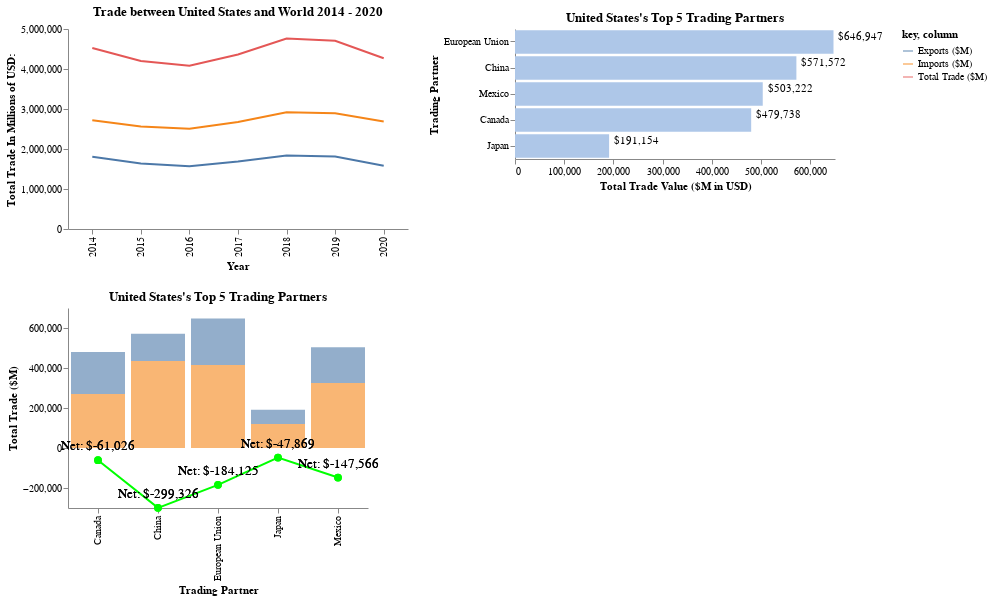

Notebook cell for this chart:
### Code cell
source_country = "United States"
target_country = "China"

top_5  = my_altair.get_altaire_bar_top5_partners_for_matrix(source_country)
trade  = my_altair.get_import_export_balance_top_five(source_country,for_matrix=True)
time_s = my_altair.get_altaire_line_chart_county_trade_for_matrix(source_country,"World")

row_1 = (time_s | top_5)
row_2 = (trade)


my_chart = (row_1 & row_2 ).configure_axis(
            grid=False
        ).configure_view(
            strokeWidth=0
        )

my_chart = my_altair.get_charts_for_click_from_world_map(source_country)
my_chart

### Figure 1 — Vega-Lite specification as saved in the notebook (floating-point values rounded to 4 significant figures)
{"config": {"view": {"continuousWidth": 400, "continuousHeight": 300, "strokeWidth": 0}, "axis": {"grid": false}}, "vconcat": [{"hconcat": [{"layer": [{"mark": "line", "encoding": {"color": {"field": "key", "type": "nominal"}, "x": {"axis": {"title": "Year"}, "field": "year", "type": "ordinal"}, "y": {"axis": {"title": "Total Trade In Millions of USD:"}, "field": "value", "type": "quantitative"}}, "height": 200, "title": "Trade between United States and World 2014 - 2020", "transform": [{"fold": ["Total Trade ($M)", "Exports ($M)", "Imports ($M)"]}], "width": 340}, {"mark": {"type": "circle", "color": "red", "opacity": 0.0, "size": 1000}, "encoding": {"tooltip": [{"field": "Total Trade ($M)", "type": "quantitative"}, {"field": "Exports ($M)", "type": "quantitative"}, {"field": "Imports ($M)", "type": "quantitative"}], "x": {"axis": {"title": ""}, "field": "year", "type": "ordinal"}, "y": {"axis": {"title": ""}, "field": "value", "type": "quantitative"}}, "transform": [{"fold": ["Total Trade ($M)", "Exports ($M)", "Imports ($M)"]}], "width": 340}], "data": {"name": "data-9c7af2d3d4dac1cc89a666ab42e372da"}}, {"layer": [{"mark": {"type": "bar", "color": "#aec7e8"}, "encoding": {"tooltip": {"field": "Total Trade ($M)", "format": "$,.0f", "type": "quantitative"}, "x": {"axis": {"title": "Total Trade Value ($M in USD)"}, "field": "Total Trade ($M)", "type": "quantitative"}, "y": {"axis": {"title": "Trading Partner"}, "field": "Trading Partner", "sort": "-x", "type": "nominal"}}, "selection": {"Year": {"type": "single", "bind": {"input": "range", "max": 2020, "min": 2014, "step": 1}, "fields": ["year"], "init": {"year": 2020}}}}, {"mark": {"type": "text", "align": "left", "dx": 5, "dy": -5}, "encoding": {"text": {"field": "Total Trade ($M)", "format": "$,.0f", "type": "quantitative"}, "x": {"field": "Total Trade ($M)", "type": "quantitative"}, "y": {"axis": null, "field": "Trading Partner", "sort": "-x", "type": "nominal"}}}], "data": {"name": "data-98a6c3470a658d11ac337374a833bcf8"}, "height": 130, "resolve": {"scale": {"y": "independent"}}, "title": "United States's Top 5 Trading Partners", "transform": [{"filter": {"selection": "Year"}}], "width": 320}]}, {"layer": [{"layer": [{"mark": {"type": "bar", "opacity": 0.6}, "encoding": {"color": {"field": "column", "type": "nominal"}, "tooltip": [{"field": "Total Trade ($M)", "format": "$,.0f", "type": "quantitative"}, {"field": "net_trade", "format": "$,.0f", "title": "Net Trade", "type": "quantitative"}, {"field": "Exports ($M)", "format": "$,.0f", "type": "quantitative"}, {"field": "Imports ($M)", "format": "$,.0f", "type": "quantitative"}, {"field": "Imports ($M)", "format": "$,.0f", "type": "quantitative"}], "x": {"field": "Trading Partner", "sort": "-y", "type": "nominal"}, "y": {"axis": {"title": "Total Trade ($M)"}, "field": "value", "type": "quantitative"}}, "selection": {"Year": {"type": "single", "bind": {"input": "range", "max": 2020, "min": 2014, "step": 1}, "fields": ["year"], "init": {"year": 2020}}}, "transform": [{"fold": ["Exports ($M)", "Imports ($M)"], "as": ["column", "value"]}]}, {"mark": {"type": "circle", "color": "red", "opacity": 0.0, "size": 1000}, "encoding": {"tooltip": [{"field": "Total Trade ($M)", "format": "$,.0f", "type": "quantitative"}, {"field": "net_trade", "format": "$,.0f", "title": "Net Trade", "type": "quantitative"}, {"field": "Exports ($M)", "format": "$,.0f", "type": "quantitative"}, {"field": "Imports ($M)", "format": "$,.0f", "type": "quantitative"}, {"field": "Imports ($M)", "format": "$,.0f", "type": "quantitative"}], "x": {"field": "Trading Partner", "type": "nominal"}, "y": {"axis": {"title": ""}, "field": "net_trade", "type": "quantitative"}}, "transform": [{"fold": ["Exports ($M)", "Imports ($M)"], "as": ["column", "value"]}]}, {"mark": {"type": "line", "color": "Lime"}, "encoding": {"color": {"value": "Lime"}, "tooltip": [{"field": "Total Trade ($M)", "format": "$,.0f", "type": "quantitative"}, {"field": "net_trade", "format": "$,.0f", "title": "Net Trade", "type": "quantitative"}, {"field": "Exports ($M)", "format": "$,.0f", "type": "quantitative"}, {"field": "Imports ($M)", "format": "$,.0f", "type": "quantitative"}, {"field": "Imports ($M)", "format": "$,.0f", "type": "quantitative"}], "x": {"field": "Trading Partner", "type": "nominal"}, "y": {"axis": {"title": ""}, "field": "net_trade", "type": "quantitative"}}, "transform": [{"fold": ["Exports ($M)", "Imports ($M)"], "as": ["column", "value"]}]}, {"mark": {"type": "text", "color": "black", "dy": -14, "fontSize": 13, "opacity": 1}, "encoding": {"text": {"field": "net_trade_text", "type": "nominal"}, "x": {"field": "Trading Partner", "type": "nominal"}, "y": {"axis": {"title": ""}, "field": "net_trade", "type": "quantitative"}}, "transform": [{"fold": ["Exports ($M)", "Imports ($M)"], "as": ["column", "value"]}]}, {"mark": {"type": "circle", "color": "Lime", "opacity": 1.0, "size": 60}, "encoding": {"x": {"field": "Trading Partner", "type": "nominal"}, "y": {"axis": {"title": ""}, "field": "net_trade", "type": "quantitative"}}, "transform": [{"fold": ["Exports ($M)", "Imports ($M)"], "as": ["column", "value"]}]}]}], "data": {"name": "data-bb8696a4edb9f4614bc064085599f5c1"}, "height": 200, "resolve": {"scale": {"y": "independent"}}, "title": "United States's Top 5 Trading Partners", "transform": [{"filter": {"selection": "Year"}}], "width": 300}], "$schema": "https://vega.github.io/schema/vega-lite/v4.17.0.json", "datasets": {"data-9c7af2d3d4dac1cc89a666ab42e372da": [{"Trading Partner": "World", "Total Trade ($M)": 4523000.0, "RtW (%)": 0.6429, "Exports ($M)": 1805000.0, "RtW (%).1": 0.6426, "Imports ($M)": 2718000.0, "RtW (%).2": 0.6427, "Net Exports ($M)": -913600.0, "Exports Ticker": "", "Imports Ticker": "", "country": "United States", "year": 2014}, {"Trading Partner": "World", "Total Trade ($M)": 4200000.0, "RtW (%)": 0.6318, "Exports ($M)": 1636000.0, "RtW (%).1": 0.6268, "Imports ($M)": 2564000.0, "RtW (%).2": 0.6352, "Net Exports ($M)": -928000.0, "Exports Ticker": "", "Imports Ticker": "", "country": "United States", "year": 2015}, {"Trading Partner": "World", "Total Trade ($M)": 4079000.0, "RtW (%)": 0.6433, "Exports ($M)": 1571000.0, "RtW (%).1": 0.6386, "Imports ($M)": 2508000.0, "RtW (%).2": 0.6471, "Net Exports ($M)": -936900.0, "Exports Ticker": "", "Imports Ticker": "", "country": "United States", "year": 2016}, {"Trading Partner": "World", "Total Trade ($M)": 4365000.0, "RtW (%)": 0.6453, "Exports ($M)": 1688000.0, "RtW (%).1": 0.6399, "Imports ($M)": 2677000.0, "RtW (%).2": 0.6489, "Net Exports ($M)": -989600.0, "Exports Ticker": "", "Imports Ticker": "", "country": "United States", "year": 2017}, {"Trading Partner": "World", "Total Trade ($M)": 4759000.0, "RtW (%)": 0.6436, "Exports ($M)": 1840000.0, "RtW (%).1": 0.6367, "Imports ($M)": 2919000.0, "RtW (%).2": 0.6484, "Net Exports ($M)": -1079000.0, "Exports Ticker": "", "Imports Ticker": "", "country": "United States", "year": 2018}, {"Trading Partner": "World", "Total Trade ($M)": 4705000.0, "RtW (%)": 0.6489, "Exports ($M)": 1813000.0, "RtW (%).1": 0.6412, "Imports ($M)": 2891000.0, "RtW (%).2": 0.6538, "Net Exports ($M)": -1078000.0, "Exports Ticker": "", "Imports Ticker": "", "country": "United States", "year": 2019}, {"Trading Partner": "World", "Total Trade ($M)": 4270000.0, "RtW (%)": 0.6462, "Exports ($M)": 1581000.0, "RtW (%).1": 0.6406, "Imports ($M)": 2688000.0, "RtW (%).2": 0.6497, "Net Exports ($M)": -1107000.0, "Exports Ticker": "", "Imports Ticker": "", "country": "United States", "year": 2020}], "data-98a6c3470a658d11ac337374a833bcf8": [{"Trading Partner": "European Union", "Total Trade ($M)": 696200.0, "RtW (%)": 17.82, "Exports ($M)": 277900.0, "RtW (%).1": 17.81, "Imports ($M)": 418300.0, "RtW (%).2": 17.82, "Net Exports ($M)": -140500.0, "Exports Ticker": "998D1111 Index", "Imports Ticker": "111D1998 Index", "country": "United States", "year": 2014, "rnk": 1}, {"Trading Partner": "China", "Total Trade ($M)": 620900.0, "RtW (%)": 15.89, "Exports ($M)": 154100.0, "RtW (%).1": 9.88, "Imports ($M)": 466800.0, "RtW (%).2": 19.88, "Net Exports ($M)": -312600.0, "Exports Ticker": "924D1111 Index", "Imports Ticker": "111D1924 Index", "country": "United States", "year": 2014, "rnk": 2}, {"Trading Partner": "Canada", "Total Trade ($M)": 613900.0, "RtW (%)": 15.71, "Exports ($M)": 266100.0, "RtW (%).1": 17.06, "Imports ($M)": 347800.0, "RtW (%).2": 14.81, "Net Exports ($M)": -81680.0, "Exports Ticker": "156D1111 Index", "Imports Ticker": "111D1156 Index", "country": "United States", "year": 2014, "rnk": 3}, {"Trading Partner": "Mexico", "Total Trade ($M)": 501100.0, "RtW (%)": 12.82, "Exports ($M)": 207000.0, "RtW (%).1": 13.27, "Imports ($M)": 294100.0, "RtW (%).2": 12.53, "Net Exports ($M)": -87080.0, "Exports Ticker": "273D1111 Index", "Imports Ticker": "111D1273 Index", "country": "United States", "year": 2014, "rnk": 4}, {"Trading Partner": "Japan", "Total Trade ($M)": 207100.0, "RtW (%)": 5.3, "Exports ($M)": 73060.0, "RtW (%).1": 4.68, "Imports ($M)": 134000.0, "RtW (%).2": 5.71, "Net Exports ($M)": -60950.0, "Exports Ticker": "158D1111 Index", "Imports Ticker": "111D1158 Index", "country": "United States", "year": 2014, "rnk": 5}, {"Trading Partner": "China", "Total Trade ($M)": 626700.0, "RtW (%)": 16.98, "Exports ($M)": 144900.0, "RtW (%).1": 9.99, "Imports ($M)": 481900.0, "RtW (%).2": 21.5, "Net Exports ($M)": -337000.0, "Exports Ticker": "924D1111 Index", "Imports Ticker": "111D1924 Index", "country": "United States", "year": 2015, "rnk": 1}, {"Trading Partner": "European Union", "Total Trade ($M)": 587100.0, "RtW (%)": 15.91, "Exports ($M)": 218800.0, "RtW (%).1": 15.1, "Imports ($M)": 368300.0, "RtW (%).2": 16.43, "Net Exports ($M)": -149500.0, "Exports Ticker": "998D1111 Index", "Imports Ticker": "111D1998 Index", "country": "United States", "year": 2015, "rnk": 2}, {"Trading Partner": "Canada", "Total Trade ($M)": 531700.0, "RtW (%)": 14.41, "Exports ($M)": 236500.0, "RtW (%).1": 16.32, "Imports ($M)": 295200.0, "RtW (%).2": 13.17, "Net Exports ($M)": -58670.0, "Exports Ticker": "156D1111 Index", "Imports Ticker": "111D1156 Index", "country": "United States", "year": 2015, "rnk": 3}, {"Trading Partner": "Mexico", "Total Trade ($M)": 492800.0, "RtW (%)": 13.35, "Exports ($M)": 198000.0, "RtW (%).1": 13.66, "Imports ($M)": 294700.0, "RtW (%).2": 13.15, "Net Exports ($M)": -96720.0, "Exports Ticker": "273D1111 Index", "Imports Ticker": "111D1273 Index", "country": "United States", "year": 2015, "rnk": 4}, {"Trading Partner": "Japan", "Total Trade ($M)": 199400.0, "RtW (%)": 5.4, "Exports ($M)": 68320.0, "RtW (%).1": 4.71, "Imports ($M)": 131100.0, "RtW (%).2": 5.85, "Net Exports ($M)": -62800.0, "Exports Ticker": "158D1111 Index", "Imports Ticker": "111D1158 Index", "country": "United States", "year": 2015, "rnk": 5}, {"Trading Partner": "China", "Total Trade ($M)": 598500.0, "RtW (%)": 16.72, "Exports ($M)": 135700.0, "RtW (%).1": 9.76, "Imports ($M)": 462800.0, "RtW (%).2": 21.14, "Net Exports ($M)": -327200.0, "Exports Ticker": "924D1111 Index", "Imports Ticker": "111D1924 Index", "country": "United States", "year": 2016, "rnk": 1}, {"Trading Partner": "European Union", "Total Trade ($M)": 578500.0, "RtW (%)": 16.17, "Exports ($M)": 216100.0, "RtW (%).1": 15.55, "Imports ($M)": 362400.0, "RtW (%).2": 16.56, "Net Exports ($M)": -146300.0, "Exports Ticker": "998D1111 Index", "Imports Ticker": "111D1998 Index", "country": "United States", "year": 2016, "rnk": 2}, {"Trading Partner": "Canada", "Total Trade ($M)": 500800.0, "RtW (%)": 13.99, "Exports ($M)": 222800.0, "RtW (%).1": 16.03, "Imports ($M)": 278100.0, "RtW (%).2": 12.7, "Net Exports ($M)": -55300.0, "Exports Ticker": "156D1111 Index", "Imports Ticker": "111D1156 Index", "country": "United States", "year": 2016, "rnk": 3}, {"Trading Partner": "Mexico", "Total Trade ($M)": 484400.0, "RtW (%)": 13.54, "Exports ($M)": 190300.0, "RtW (%).1": 13.69, "Imports ($M)": 294200.0, "RtW (%).2": 13.44, "Net Exports ($M)": -103900.0, "Exports Ticker": "273D1111 Index", "Imports Ticker": "111D1273 Index", "country": "United States", "year": 2016, "rnk": 4}, {"Trading Partner": "Japan", "Total Trade ($M)": 201500.0, "RtW (%)": 5.63, "Exports ($M)": 69300.0, "RtW (%).1": 4.99, "Imports ($M)": 132200.0, "RtW (%).2": 6.04, "Net Exports ($M)": -62900.0, "Exports Ticker": "158D1111 Index", "Imports Ticker": "111D1158 Index", "country": "United States", "year": 2016, "rnk": 5}, {"Trading Partner": "China", "Total Trade ($M)": 660500.0, "RtW (%)": 17.19, "Exports ($M)": 154900.0, "RtW (%).1": 10.34, "Imports ($M)": 505600.0, "RtW (%).2": 21.58, "Net Exports ($M)": -350700.0, "Exports Ticker": "924D1111 Index", "Imports Ticker": "111D1924 Index", "country": "United States", "year": 2017, "rnk": 1}, {"Trading Partner": "European Union", "Total Trade ($M)": 611400.0, "RtW (%)": 15.92, "Exports ($M)": 229400.0, "RtW (%).1": 15.31, "Imports ($M)": 382000.0, "RtW (%).2": 16.3, "Net Exports ($M)": -152500.0, "Exports Ticker": "998D1111 Index", "Imports Ticker": "111D1998 Index", "country": "United States", "year": 2017, "rnk": 2}, {"Trading Partner": "Canada", "Total Trade ($M)": 535600.0, "RtW (%)": 13.94, "Exports ($M)": 235600.0, "RtW (%).1": 15.72, "Imports ($M)": 300000.0, "RtW (%).2": 12.8, "Net Exports ($M)": -64360.0, "Exports Ticker": "156D1111 Index", "Imports Ticker": "111D1156 Index", "country": "United States", "year": 2017, "rnk": 3}, {"Trading Partner": "Mexico", "Total Trade ($M)": 520300.0, "RtW (%)": 13.54, "Exports ($M)": 206200.0, "RtW (%).1": 13.76, "Imports ($M)": 314000.0, "RtW (%).2": 13.41, "Net Exports ($M)": -107800.0, "Exports Ticker": "273D1111 Index", "Imports Ticker": "111D1273 Index", "country": "United States", "year": 2017, "rnk": 4}, {"Trading Partner": "Japan", "Total Trade ($M)": 210400.0, "RtW (%)": 5.48, "Exports ($M)": 73840.0, "RtW (%).1": 4.93, "Imports ($M)": 136500.0, "RtW (%).2": 5.83, "Net Exports ($M)": -62710.0, "Exports Ticker": "158D1111 Index", "Imports Ticker": "111D1158 Index", "country": "United States", "year": 2017, "rnk": 5}, {"Trading Partner": "China", "Total Trade ($M)": 695800.0, "RtW (%)": 16.66, "Exports ($M)": 156300.0, "RtW (%).1": 9.57, "Imports ($M)": 539500.0, "RtW (%).2": 21.22, "Net Exports ($M)": -383200.0, "Exports Ticker": "924D1111 Index", "Imports Ticker": "111D1924 Index", "country": "United States", "year": 2018, "rnk": 1}, {"Trading Partner": "European Union", "Total Trade ($M)": 680600.0, "RtW (%)": 16.3, "Exports ($M)": 253300.0, "RtW (%).1": 15.52, "Imports ($M)": 427200.0, "RtW (%).2": 16.8, "Net Exports ($M)": -173900.0, "Exports Ticker": "998D1111 Index", "Imports Ticker": "111D1998 Index", "country": "United States", "year": 2018, "rnk": 2}, {"Trading Partner": "Mexico", "Total Trade ($M)": 575300.0, "RtW (%)": 13.78, "Exports ($M)": 228800.0, "RtW (%).1": 14.01, "Imports ($M)": 346500.0, "RtW (%).2": 13.63, "Net Exports ($M)": -117800.0, "Exports Ticker": "273D1111 Index", "Imports Ticker": "111D1273 Index", "country": "United States", "year": 2018, "rnk": 3}, {"Trading Partner": "Canada", "Total Trade ($M)": 567600.0, "RtW (%)": 13.59, "Exports ($M)": 249100.0, "RtW (%).1": 15.26, "Imports ($M)": 318500.0, "RtW (%).2": 12.53, "Net Exports ($M)": -69340.0, "Exports Ticker": "156D1111 Index", "Imports Ticker": "111D1156 Index", "country": "United States", "year": 2018, "rnk": 4}, {"Trading Partner": "Japan", "Total Trade ($M)": 226200.0, "RtW (%)": 5.42, "Exports ($M)": 83590.0, "RtW (%).1": 5.12, "Imports ($M)": 142600.0, "RtW (%).2": 5.61, "Net Exports ($M)": -59010.0, "Exports Ticker": "158D1111 Index", "Imports Ticker": "111D1158 Index", "country": "United States", "year": 2018, "rnk": 5}, {"Trading Partner": "European Union", "Total Trade ($M)": 715100.0, "RtW (%)": 17.46, "Exports ($M)": 263300.0, "RtW (%).1": 16.49, "Imports ($M)": 451800.0, "RtW (%).2": 18.08, "Net Exports ($M)": -188400.0, "Exports Ticker": "998D1111 Index", "Imports Ticker": "111D1998 Index", "country": "United States", "year": 2019, "rnk": 1}, {"Trading Partner": "Mexico", "Total Trade ($M)": 576200.0, "RtW (%)": 14.07, "Exports ($M)": 218100.0, "RtW (%).1": 13.66, "Imports ($M)": 358100.0, "RtW (%).2": 14.33, "Net Exports ($M)": -140100.0, "Exports Ticker": "273D1111 Index", "Imports Ticker": "111D1273 Index", "country": "United States", "year": 2019, "rnk": 2}, {"Trading Partner": "China", "Total Trade ($M)": 575500.0, "RtW (%)": 14.05, "Exports ($M)": 123200.0, "RtW (%).1": 7.72, "Imports ($M)": 452200.0, "RtW (%).2": 18.1, "Net Exports ($M)": -329000.0, "Exports Ticker": "924D1111 Index", "Imports Ticker": "111D1924 Index", "country": "United States", "year": 2019, "rnk": 3}, {"Trading Partner": "Canada", "Total Trade ($M)": 563000.0, "RtW (%)": 13.75, "Exports ($M)": 243300.0, "RtW (%).1": 15.23, "Imports ($M)": 319700.0, "RtW (%).2": 12.8, "Net Exports ($M)": -76440.0, "Exports Ticker": "156D1111 Index", "Imports Ticker": "111D1156 Index", "country": "United States", "year": 2019, "rnk": 4}, {"Trading Partner": "Japan", "Total Trade ($M)": 224900.0, "RtW (%)": 5.49, "Exports ($M)": 81250.0, "RtW (%).1": 5.09, "Imports ($M)": 143600.0, "RtW (%).2": 5.75, "Net Exports ($M)": -62390.0, "Exports Ticker": "158D1111 Index", "Imports Ticker": "111D1158 Index", "country": "United States", "year": 2019, "rnk": 5}, {"Trading Partner": "European Union", "Total Trade ($M)": 646900.0, "RtW (%)": 17.34, "Exports ($M)": 231400.0, "RtW (%).1": 16.59, "Imports ($M)": 415500.0, "RtW (%).2": 17.78, "Net Exports ($M)": -184100.0, "Exports Ticker": "998D1111 Index", "Imports Ticker": "111D1998 Index", "country": "United States", "year": 2020, "rnk": 1}, {"Trading Partner": "China", "Total Trade ($M)": 571600.0, "RtW (%)": 15.32, "Exports ($M)": 136100.0, "RtW (%).1": 9.76, "Imports ($M)": 435400.0, "RtW (%).2": 18.64, "Net Exports ($M)": -299300.0, "Exports Ticker": "924D1111 Index", "Imports Ticker": "111D1924 Index", "country": "United States", "year": 2020, "rnk": 2}, {"Trading Partner": "Mexico", "Total Trade ($M)": 503200.0, "RtW (%)": 13.49, "Exports ($M)": 177800.0, "RtW (%).1": 12.75, "Imports ($M)": 325400.0, "RtW (%).2": 13.93, "Net Exports ($M)": -147600.0, "Exports Ticker": "273D1111 Index", "Imports Ticker": "111D1273 Index", "country": "United States", "year": 2020, "rnk": 3}, {"Trading Partner": "Canada", "Total Trade ($M)": 479700.0, "RtW (%)": 12.86, "Exports ($M)": 209400.0, "RtW (%).1": 15.01, "Imports ($M)": 270400.0, "RtW (%).2": 11.57, "Net Exports ($M)": -61030.0, "Exports Ticker": "156D1111 Index", "Imports Ticker": "111D1156 Index", "country": "United States", "year": 2020, "rnk": 4}, {"Trading Partner": "Japan", "Total Trade ($M)": 191200.0, "RtW (%)": 5.12, "Exports ($M)": 71640.0, "RtW (%).1": 5.14, "Imports ($M)": 119500.0, "RtW (%).2": 5.11, "Net Exports ($M)": -47870.0, "Exports Ticker": "158D1111 Index", "Imports Ticker": "111D1158 Index", "country": "United States", "year": 2020, "rnk": 5}], "data-bb8696a4edb9f4614bc064085599f5c1": [{"Trading Partner": "European Union", "year": 2014, "Total Trade ($M)": 696200.0, "net_trade": -140500.0, "net_trade_text": "Net: $-140,490", "Exports ($M)": 277900.0, "Imports ($M)": 418300.0, "source_country": "United States"}, {"Trading Partner": "China", "year": 2014, "Total Trade ($M)": 620900.0, "net_trade": -312600.0, "net_trade_text": "Net: $-312,618", "Exports ($M)": 154100.0, "Imports ($M)": 466800.0, "source_country": "United States"}, {"Trading Partner": "Canada", "year": 2014, "Total Trade ($M)": 613900.0, "net_trade": -81680.0, "net_trade_text": "Net: $-81,682", "Exports ($M)": 266100.0, "Imports ($M)": 347800.0, "source_country": "United States"}, {"Trading Partner": "Mexico", "year": 2014, "Total Trade ($M)": 501100.0, "net_trade": -87080.0, "net_trade_text": "Net: $-87,079", "Exports ($M)": 207000.0, "Imports ($M)": 294100.0, "source_country": "United States"}, {"Trading Partner": "Japan", "year": 2014, "Total Trade ($M)": 207100.0, "net_trade": -60950.0, "net_trade_text": "Net: $-60,947", "Exports ($M)": 73060.0, "Imports ($M)": 134000.0, "source_country": "United States"}, {"Trading Partner": "China", "year": 2015, "Total Trade ($M)": 626700.0, "net_trade": -337000.0, "net_trade_text": "Net: $-337,014", "Exports ($M)": 144900.0, "Imports ($M)": 481900.0, "source_country": "United States"}, {"Trading Partner": "European Union", "year": 2015, "Total Trade ($M)": 587100.0, "net_trade": -149500.0, "net_trade_text": "Net: $-149,517", "Exports ($M)": 218800.0, "Imports ($M)": 368300.0, "source_country": "United States"}, {"Trading Partner": "Canada", "year": 2015, "Total Trade ($M)": 531700.0, "net_trade": -58670.0, "net_trade_text": "Net: $-58,670", "Exports ($M)": 236500.0, "Imports ($M)": 295200.0, "source_country": "United States"}, {"Trading Partner": "Mexico", "year": 2015, "Total Trade ($M)": 492800.0, "net_trade": -96720.0, "net_trade_text": "Net: $-96,720", "Exports ($M)": 198000.0, "Imports ($M)": 294700.0, "source_country": "United States"}, {"Trading Partner": "Japan", "year": 2015, "Total Trade ($M)": 199400.0, "net_trade": -62800.0, "net_trade_text": "Net: $-62,797", "Exports ($M)": 68320.0, "Imports ($M)": 131100.0, "source_country": "United States"}, {"Trading Partner": "China", "year": 2016, "Total Trade ($M)": 598500.0, "net_trade": -327200.0, "net_trade_text": "Net: $-327,151", "Exports ($M)": 135700.0, "Imports ($M)": 462800.0, "source_country": "United States"}, {"Trading Partner": "European Union", "year": 2016, "Total Trade ($M)": 578500.0, "net_trade": -146300.0, "net_trade_text": "Net: $-146,309", "Exports ($M)": 216100.0, "Imports ($M)": 362400.0, "source_country": "United States"}, {"Trading Partner": "Canada", "year": 2016, "Total Trade ($M)": 500800.0, "net_trade": -55300.0, "net_trade_text": "Net: $-55,300", "Exports ($M)": 222800.0, "Imports ($M)": 278100.0, "source_country": "United States"}, {"Trading Partner": "Mexico", "year": 2016, "Total Trade ($M)": 484400.0, "net_trade": -103900.0, "net_trade_text": "Net: $-103,862", "Exports ($M)": 190300.0, "Imports ($M)": 294200.0, "source_country": "United States"}, {"Trading Partner": "Japan", "year": 2016, "Total Trade ($M)": 201500.0, "net_trade": -62900.0, "net_trade_text": "Net: $-62,898", "Exports ($M)": 69300.0, "Imports ($M)": 132200.0, "source_country": "United States"}, {"Trading Partner": "China", "year": 2017, "Total Trade ($M)": 660500.0, "net_trade": -350700.0, "net_trade_text": "Net: $-350,664", "Exports ($M)": 154900.0, "Imports ($M)": 505600.0, "source_country": "United States"}, {"Trading Partner": "European Union", "year": 2017, "Total Trade ($M)": 611400.0, "net_trade": -152500.0, "net_trade_text": "Net: $-152,545", "Exports ($M)": 229400.0, "Imports ($M)": 382000.0, "source_country": "United States"}, {"Trading Partner": "Canada", "year": 2017, "Total Trade ($M)": 535600.0, "net_trade": -64360.0, "net_trade_text": "Net: $-64,365", "Exports ($M)": 235600.0, "Imports ($M)": 300000.0, "source_country": "United States"}, {"Trading Partner": "Mexico", "year": 2017, "Total Trade ($M)": 520300.0, "net_trade": -107800.0, "net_trade_text": "Net: $-107,817", "Exports ($M)": 206200.0, "Imports ($M)": 314000.0, "source_country": "United States"}, {"Trading Partner": "Japan", "year": 2017, "Total Trade ($M)": 210400.0, "net_trade": -62710.0, "net_trade_text": "Net: $-62,708", "Exports ($M)": 73840.0, "Imports ($M)": 136500.0, "source_country": "United States"}, {"Trading Partner": "China", "year": 2018, "Total Trade ($M)": 695800.0, "net_trade": -383200.0, "net_trade_text": "Net: $-383,244", "Exports ($M)": 156300.0, "Imports ($M)": 539500.0, "source_country": "United States"}, {"Trading Partner": "European Union", "year": 2018, "Total Trade ($M)": 680600.0, "net_trade": -173900.0, "net_trade_text": "Net: $-173,901", "Exports ($M)": 253300.0, "Imports ($M)": 427200.0, "source_country": "United States"}, {"Trading Partner": "Mexico", "year": 2018, "Total Trade ($M)": 575300.0, "net_trade": -117800.0, "net_trade_text": "Net: $-117,750", "Exports ($M)": 228800.0, "Imports ($M)": 346500.0, "source_country": "United States"}, {"Trading Partner": "Canada", "year": 2018, "Total Trade ($M)": 567600.0, "net_trade": -69340.0, "net_trade_text": "Net: $-69,340", "Exports ($M)": 249100.0, "Imports ($M)": 318500.0, "source_country": "United States"}, {"Trading Partner": "Japan", "year": 2018, "Total Trade ($M)": 226200.0, "net_trade": -59010.0, "net_trade_text": "Net: $-59,009", "Exports ($M)": 83590.0, "Imports ($M)": 142600.0, "source_country": "United States"}, {"Trading Partner": "European Union", "year": 2019, "Total Trade ($M)": 715100.0, "net_trade": -188400.0, "net_trade_text": "Net: $-188,423", "Exports ($M)": 263300.0, "Imports ($M)": 451800.0, "source_country": "United States"}, {"Trading Partner": "Mexico", "year": 2019, "Total Trade ($M)": 576200.0, "net_trade": -140100.0, "net_trade_text": "Net: $-140,057", "Exports ($M)": 218100.0, "Imports ($M)": 358100.0, "source_country": "United States"}, {"Trading Partner": "China", "year": 2019, "Total Trade ($M)": 575500.0, "net_trade": -329000.0, "net_trade_text": "Net: $-329,007", "Exports ($M)": 123200.0, "Imports ($M)": 452200.0, "source_country": "United States"}, {"Trading Partner": "Canada", "year": 2019, "Total Trade ($M)": 563000.0, "net_trade": -76440.0, "net_trade_text": "Net: $-76,443", "Exports ($M)": 243300.0, "Imports ($M)": 319700.0, "source_country": "United States"}, {"Trading Partner": "Japan", "year": 2019, "Total Trade ($M)": 224900.0, "net_trade": -62390.0, "net_trade_text": "Net: $-62,389", "Exports ($M)": 81250.0, "Imports ($M)": 143600.0, "source_country": "United States"}, {"Trading Partner": "European Union", "year": 2020, "Total Trade ($M)": 646900.0, "net_trade": -184100.0, "net_trade_text": "Net: $-184,125", "Exports ($M)": 231400.0, "Imports ($M)": 415500.0, "source_country": "United States"}, {"Trading Partner": "China", "year": 2020, "Total Trade ($M)": 571600.0, "net_trade": -299300.0, "net_trade_text": "Net: $-299,326", "Exports ($M)": 136100.0, "Imports ($M)": 435400.0, "source_country": "United States"}, {"Trading Partner": "Mexico", "year": 2020, "Total Trade ($M)": 503200.0, "net_trade": -147600.0, "net_trade_text": "Net: $-147,566", "Exports ($M)": 177800.0, "Imports ($M)": 325400.0, "source_country": "United States"}, {"Trading Partner": "Canada", "year": 2020, "Total Trade ($M)": 479700.0, "net_trade": -61030.0, "net_trade_text": "Net: $-61,026", "Exports ($M)": 209400.0, "Imports ($M)": 270400.0, "source_country": "United States"}, {"Trading Partner": "Japan", "year": 2020, "Total Trade ($M)": 191200.0, "net_trade": -47870.0, "net_trade_text": "Net: $-47,869", "Exports ($M)": 71640.0, "Imports ($M)": 119500.0, "source_country": "United States"}]}}
